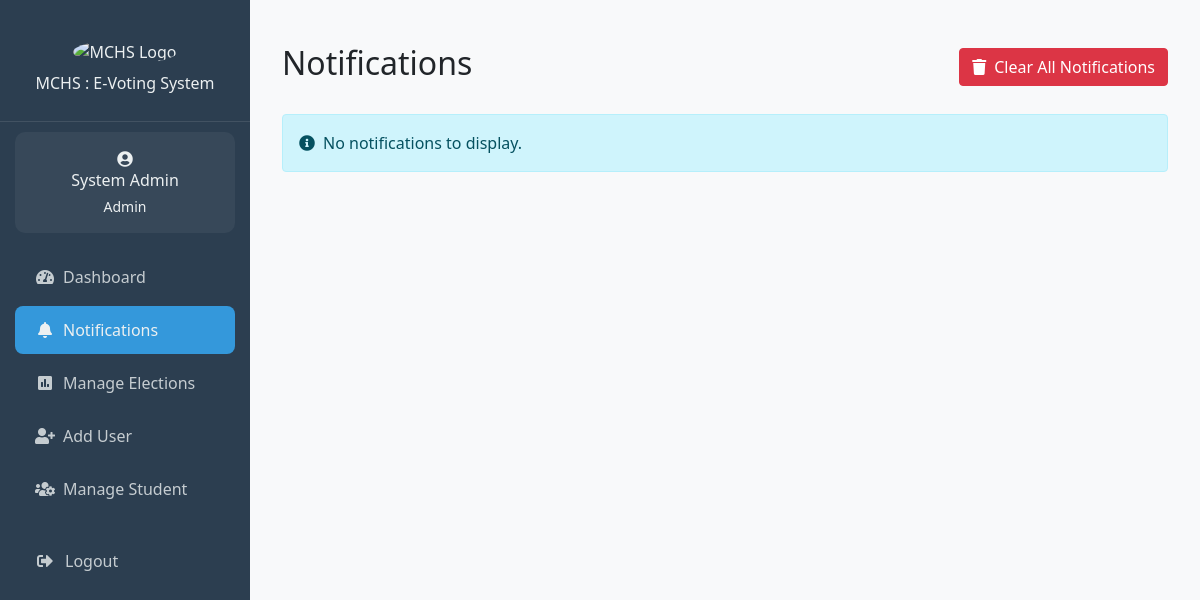
The app's page /admin/notifications.php (signed in), older data.
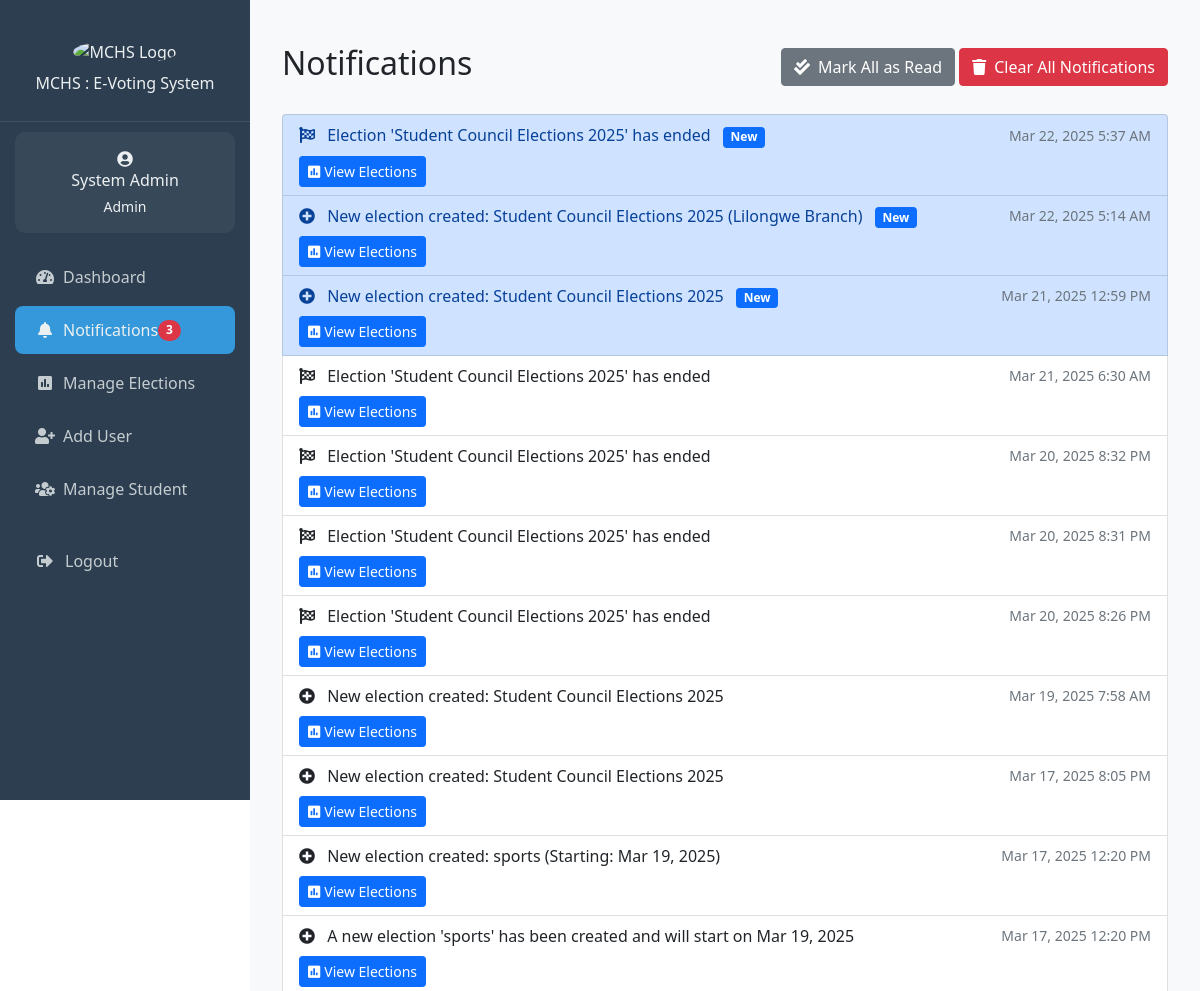
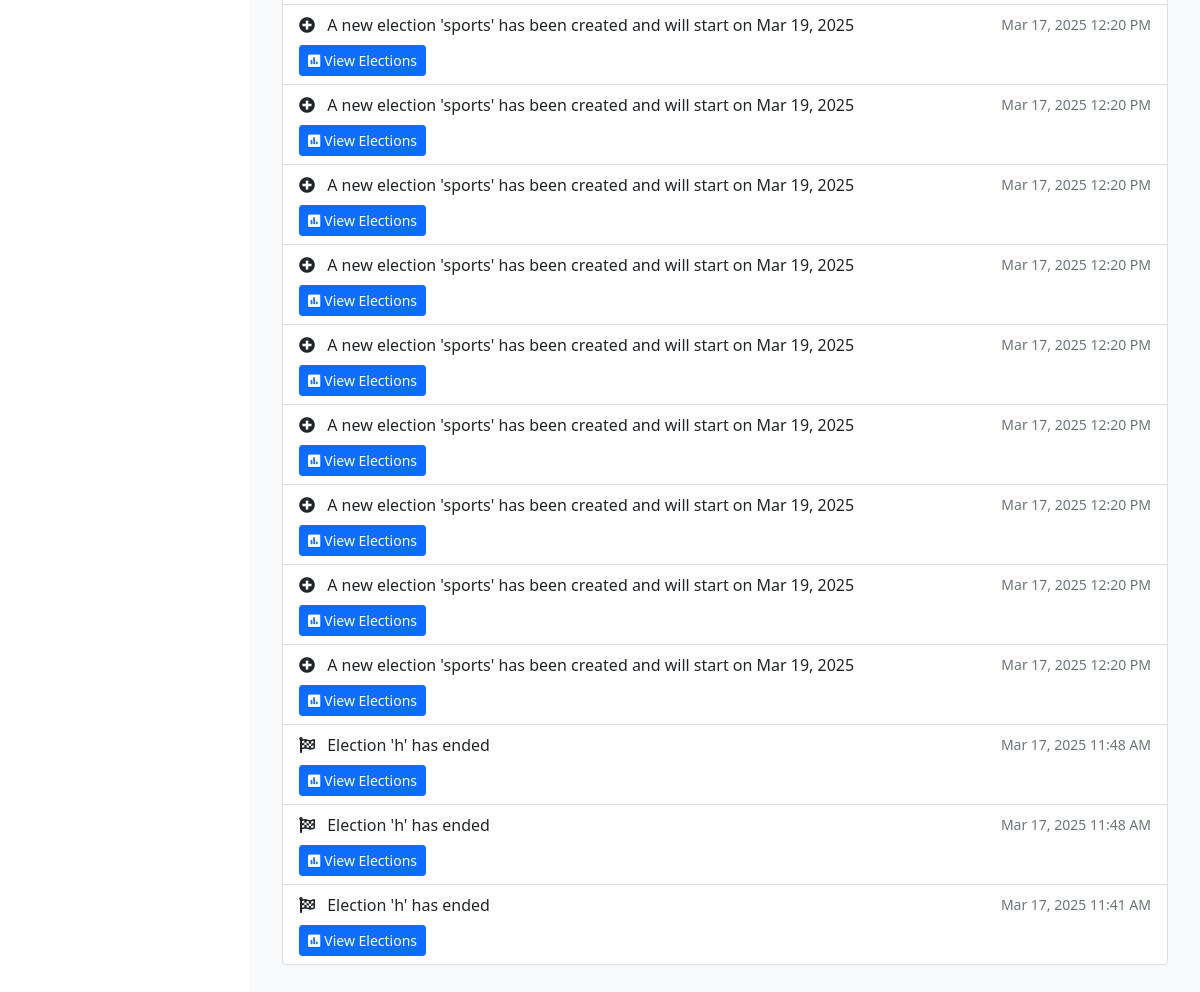
The same page, newer data (2 pictures, top to bottom).
### tables this page shows
CREATE TABLE IF NOT EXISTS `notifications` (
  `id` int NOT NULL AUTO_INCREMENT,
  `type` enum('new_candidate','election_request','new_vote','election_ended','new_election','election_started') NOT NULL,
  `message` text NOT NULL,
  `reference_id` int DEFAULT NULL,
  `reference_type` varchar(50) DEFAULT NULL,
  `is_read` tinyint(1) DEFAULT '0',
  `created_at` timestamp NULL DEFAULT CURRENT_TIMESTAMP,
  `user_id` int DEFAULT NULL,
  PRIMARY KEY (`id`),
  KEY `type` (`type`),
  KEY `is_read` (`is_read`)
);

### includes/notifications.php (called while the page is built, shortened)
<?php
if (!function_exists('get_unread_notifications_count')) {
    function get_unread_notifications_count($conn, $user_id = null) {
        try {
            $sql = "SELECT COUNT(*) FROM notifications WHERE is_read = FALSE";
            $params = [];
            $stmt = $conn->prepare($sql);
            $stmt->execute($params);
            return (int) $stmt->fetchColumn();
        } catch (PDOException $e) {
            error_log("Error getting unread notifications count: " . $e->getMessage());
            return 0;
        }
    }
}

### admin/notifications.php (the view, shortened to what the changed rows need)
<?php
require_once '../includes/header.php';
require_once '../includes/notifications.php';
$stmt = $conn->prepare("
    SELECT * FROM notifications
    ORDER BY created_at DESC
    LIMIT 50
");
$stmt->execute();
$notifications = $stmt->fetchAll();
?>
<div class="container py-4">
    <div class="d-flex justify-content-between align-items-center mb-4">
        <h2>Notifications</h2>
        <div>
            <?php if (count($notifications) > 0): ?>
                <form method="POST" class="d-inline">
                    <button type="submit" class="btn btn-secondary">
                        <i class="fas fa-check-double me-2"></i>Mark All as Read
                    </button>
                </form>
            <?php endif; ?>
        </div>
    </div>
    <?php if (empty($notifications)): ?>
        <div class="alert alert-info">
            <i class="fas fa-info-circle me-2"></i>No notifications to display.
        </div>
    <?php else: ?>
        <div class="list-group">
            <?php foreach ($notifications as $notification): ?>
                <div class="list-group-item <?php echo !$notification['is_read'] ? 'list-group-item-primary' : ''; ?>">
                    <div class="d-flex w-100 justify-content-between align-items-center">
                        <div>
                            <?php
                            $icon = 'bell';
                            switch($notification['type']) {
                                case 'election_ended':
                                    $icon = 'flag-checkered';
                                    break;
                                case 'new_election':
                                    $icon = 'plus-circle';
                                    break;
                            }
                            ?>
                            <i class="fas fa-<?php echo $icon; ?> me-2"></i>
                            <?php echo htmlspecialchars($notification['message']); ?>
                            <?php if (!$notification['is_read']): ?>
                                <span class="badge bg-primary ms-2">New</span>
                            <?php endif; ?>
                        </div>
                        <small class="text-muted">
                            <?php echo date('M j, Y g:i A', strtotime($notification['created_at'])); ?>
                        </small>
                    </div>
                    <?php if ($notification['reference_id']): ?>
                        <div class="mt-2">
                            <?php
                            switch($notification['type']) {
                                case 'new_election':
                                case 'election_ended':
                                    echo '<a href="manage_elections.php" class="btn btn-sm btn-primary">
                                        <i class="fas fa-poll me-1"></i>View Elections
                                    </a>';
                                    break;
                            }
                            ?>
                        </div>
                    <?php endif; ?>
                </div>
            <?php endforeach; ?>
        </div>
    <?php endif; ?>
</div>
<?php require_once '../includes/footer.php'; ?>

### includes/sidebar-content.php (shortened to what the changed rows need)
<?php if (isset($user)): ?>
  <ul class="nav-menu">
    <?php if ($user['role'] === 'admin'): ?>
      <li class="nav-item">
        <a class="nav-link <?php echo $current_page === 'notifications.php' ? 'active' : ''; ?>"
           href="/e_voting_system/admin/notifications.php">
          <i class="fas fa-bell me-2"></i>Notifications
          <?php
          $unread_count = get_unread_notifications_count($conn);
          if ($unread_count > 0):
          ?>
            <span class="badge bg-danger rounded-pill">
              <?php echo $unread_count; ?>
            </span>
          <?php endif; ?>
        </a>
      </li>
    <?php endif; ?>
  </ul>
<?php endif; ?>

Row changes from the older to the newer data that the page shows:
added notifications: message "Election 'Student Council Elections 2025' has ended", is_read "New", created_at "Mar 22, 2025 5:37 AM", reference_id 35 (drawn)
added notifications: message "New election created: Student Council Elections 2025 (Lilongwe Branch)", is_read "New", created_at "Mar 22, 2025 5:14 AM", reference_id 35 (drawn)
added notifications: message "New election created: Student Council Elections 2025", is_read "New", created_at "Mar 21, 2025 12:59 PM", reference_id 34 (drawn)
added notifications: message "Election 'Student Council Elections 2025' has ended", created_at "Mar 21, 2025 6:30 AM", reference_id 32 (drawn)
added notifications: message "Election 'Student Council Elections 2025' has ended", created_at "Mar 20, 2025 8:32 PM", reference_id 32 (drawn)
added notifications: message "Election 'Student Council Elections 2025' has ended", created_at "Mar 20, 2025 8:31 PM", reference_id 32 (drawn)
added notifications: message "Election 'Student Council Elections 2025' has ended", created_at "Mar 20, 2025 8:26 PM", reference_id 32 (drawn)
added notifications: message "New election created: Student Council Elections 2025", created_at "Mar 19, 2025 7:58 AM", reference_id 33 (drawn)
added notifications: message "New election created: Student Council Elections 2025", created_at "Mar 17, 2025 8:05 PM", reference_id 32 (drawn)
added notifications: message "New election created: sports (Starting: Mar 19, 2025)", created_at "Mar 17, 2025 12:20 PM", reference_id 28 (drawn)
added notifications: message "A new election 'sports' has been created and will start on Mar 19, 2025", created_at "Mar 17, 2025 12:20 PM", reference_id 28 (drawn)
added notifications: message "A new election 'sports' has been created and will start on Mar 19, 2025", created_at "Mar 17, 2025 12:20 PM", reference_id 28 (drawn)
added notifications: message "A new election 'sports' has been created and will start on Mar 19, 2025", created_at "Mar 17, 2025 12:20 PM", reference_id 28 (drawn)
added notifications: message "A new election 'sports' has been created and will start on Mar 19, 2025", created_at "Mar 17, 2025 12:20 PM", reference_id 28 (drawn)
added notifications: message "A new election 'sports' has been created and will start on Mar 19, 2025", created_at "Mar 17, 2025 12:20 PM", reference_id 28 (drawn)
added notifications: message "A new election 'sports' has been created and will start on Mar 19, 2025", created_at "Mar 17, 2025 12:20 PM", reference_id 28 (drawn)
added notifications: message "A new election 'sports' has been created and will start on Mar 19, 2025", created_at "Mar 17, 2025 12:20 PM", reference_id 28 (drawn)
added notifications: message "A new election 'sports' has been created and will start on Mar 19, 2025", created_at "Mar 17, 2025 12:20 PM", reference_id 28 (drawn)
added notifications: message "A new election 'sports' has been created and will start on Mar 19, 2025", created_at "Mar 17, 2025 12:20 PM", reference_id 28 (drawn)
added notifications: message "A new election 'sports' has been created and will start on Mar 19, 2025", created_at "Mar 17, 2025 12:20 PM", reference_id 28 (drawn)
added notifications: message "Election 'h' has ended", created_at "Mar 17, 2025 11:48 AM", reference_id 27 (drawn)
added notifications: message "Election 'h' has ended", created_at "Mar 17, 2025 11:48 AM", reference_id 27 (drawn)
added notifications: message "Election 'h' has ended", created_at "Mar 17, 2025 11:41 AM", reference_id 27 (drawn)
Text that changed along with them:
$unread_count: (not shown) → "3"
text no longer shown: "No notifications to display."
text now shown: "Mark All as Read"
